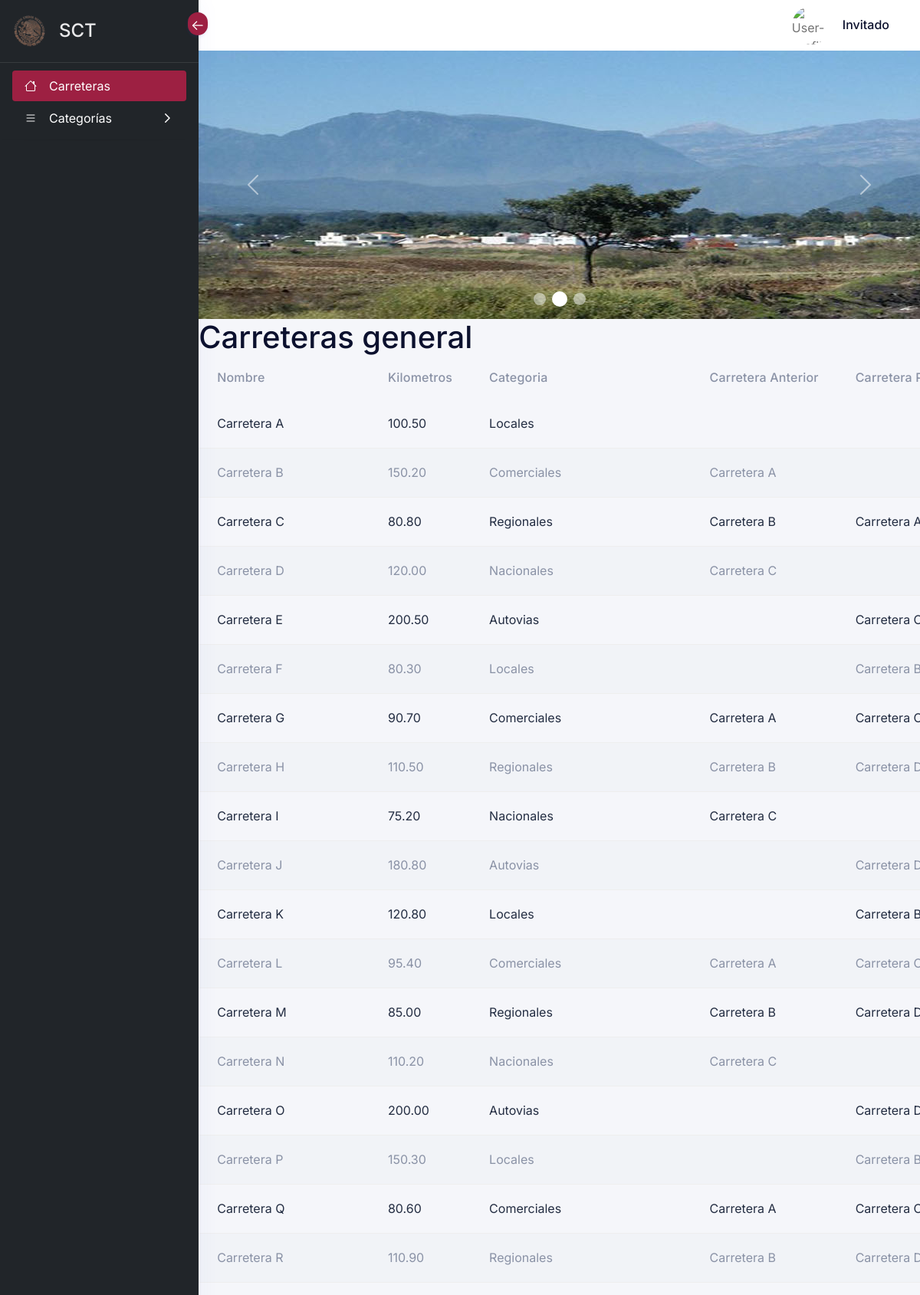
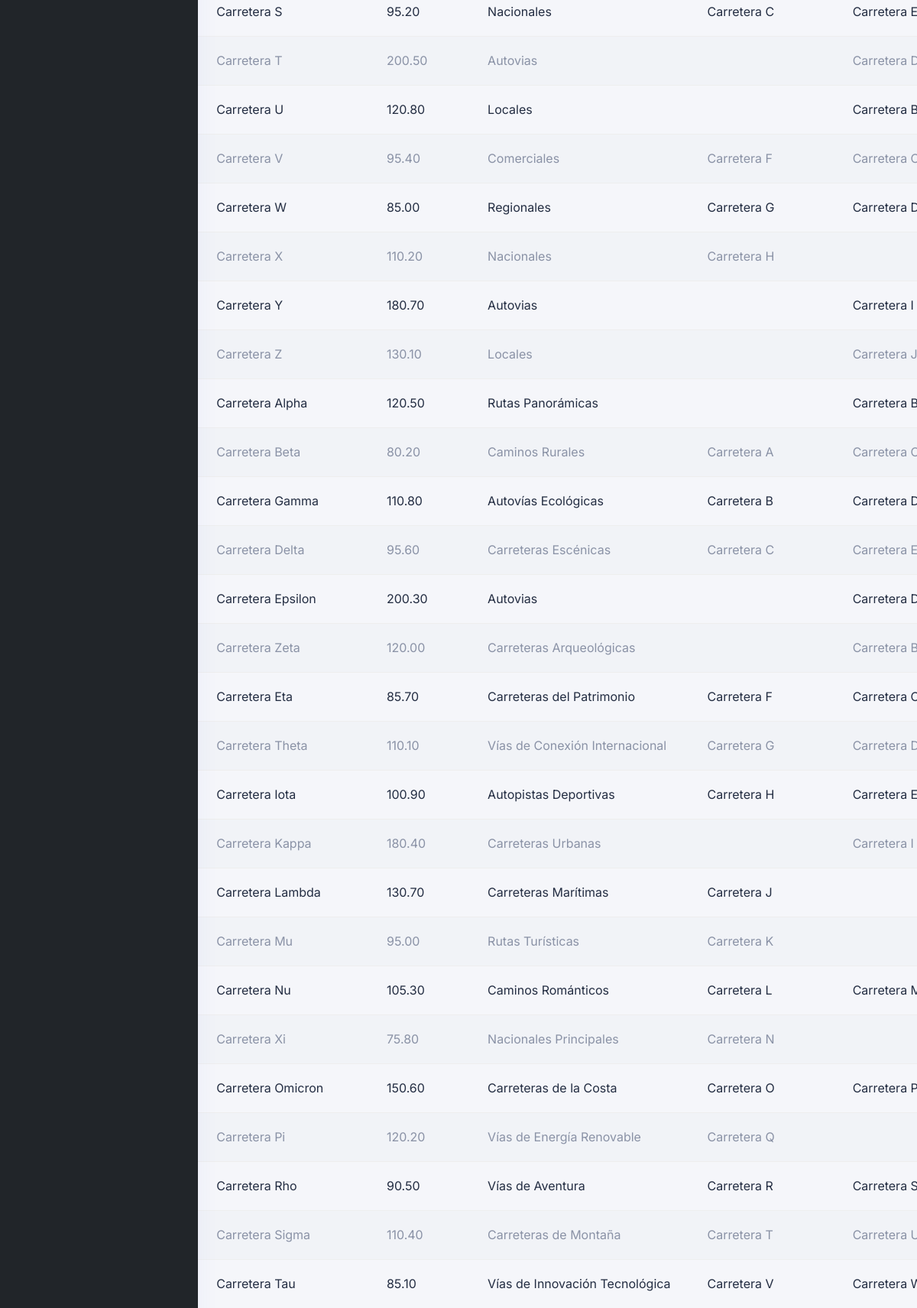
The page / (upper part) on the database its author committed (2 pictures, top to bottom).
### tables this page shows
CREATE TABLE carreteras (
    id_Carretera INT AUTO_INCREMENT PRIMARY KEY,
    Nombre VARCHAR(255) NOT NULL,
    Kilometros DECIMAL(10, 2) NOT NULL,
    Categoria_id INT NOT NULL,
    Carretera_Anterior INT,
    Carretera_Posterior INT,
    status int default 1,
    FOREIGN KEY (Categoria_id) REFERENCES categorias(id_Categoria),
    FOREIGN KEY (Carretera_Anterior) REFERENCES carreteras(id_Carretera),
    FOREIGN KEY (Carretera_Posterior) REFERENCES carreteras(id_Carretera)
);

CREATE TABLE categorias (
    id_Categoria INT AUTO_INCREMENT PRIMARY KEY,
    Nombre VARCHAR(255) NOT NULL
);

### core/controller/Layout.php (called while the page is built)
<?php
class Module {
	public static function loadLayout(){
		include "core/app/layouts/layout.php";
	}
}
?>

### core/controller/Lb.php (called while the page is built, shortened)
<?php
class Lb {
	public function start(){
		include "core/app/init.php";
	}
}
?>

### index.php (called while the page is built, shortened)
<?php
$lb = new Lb();
$lb->start();
?>

### core/controller/Model.php (called while the page is built, shortened)
<?php
class Model {
	public static function exists($modelname){
		$fullpath = self::getFullpath($modelname);
		$found=false;
		if(file_exists($fullpath)){
			$found = true;
		}
		return $found;
	}
	public static function getFullpath($modelname){
		return "core/app/model/".$modelname.".php";
	}
	public static function many($query,$aclass){
		$cnt = 0;
		$array = array();
		while($r = $query->fetch_array()){
			$array[$cnt] = new $aclass;
			$cnt2=1;
			foreach ($r as $key => $v) {
				if($cnt2>0 && $cnt2%2==0){
					$array[$cnt]->$key = $v;
				}
				$cnt2++;
			}
			$cnt++;
		}
		return $array;
	}
}
?>

### core/controller/Executor.php (called while the page is built, shortened)
<?php
class Executor {
	public static function doit($sql){
		$con = Database::getCon();
		return array($con->query($sql),$con->insert_id);
	}
}
?>

### core/app/model/CarreterasData.php (called while the page is built, shortened)
<?php
class CarreterasData extends Extra{
	public static function getAll(){
		$sql = "select
				c.Nombre AS Carretera,
				c.Kilometros AS Kilometros,
				cat.Nombre AS Categoria,
				ca.Nombre AS Carretera_Anterior,
				cp.Nombre AS Carretera_Posterior
			FROM
				carreteras c
			LEFT JOIN categorias cat ON c.Categoria_id = cat.id_Categoria
			LEFT JOIN carreteras ca ON c.Carretera_Anterior = ca.id_Carretera
			LEFT JOIN carreteras cp ON c.Carretera_Posterior = cp.id_Carretera
			where c.status=1;";
		$query = Executor::doit($sql);
		return Model::many($query[0],new CarreterasData());
	}
}
?>

### core/app/view/index-view.php (the view, shortened to what this page needs)
<?php
    if(isset($_GET["opt"]) && $_GET["opt"] == "locales"){
        $listaCarreteras_locales = CarreterasData::getByCat(1);
?>
<p class="h1">Carreteras locales</p>
<div class="bd-example table-responsive">
        <table class="table table-striped">
            <thead>
            <tr>
                <th scope="col">Nombre</th>
                <th scope="col">Kilometros</th>
                <th scope="col">Categoria</th>
                <th scope="col">Carretera anterior</th>
                <th scope="col">Carretera posterior</th>
            </tr>
            </thead>
            <tbody>
            <?php
		        foreach ($listaCarreteras_locales as $key => $row) {
		    ?>
            <tr>
                <td><?php echo $row->Carretera; ?></td>
                <td><?php echo $row->Kilometros; ?></td>
                <td><?php echo $row->Categoria; ?></td>
                <td><?php echo $row->Carretera_Anterior; ?></td>
                <td><?php echo $row->Carretera_Posterior; ?></td>
                <td><a href="./?view=tramo&opt=tramos&Carretera=<?php echo $row->Carretera;?>" class="btn btn-outline-gray btn-sm"><i class="fa fa-pencil"></i> Tramos </a> </td>
                <td><a href="./?view=confluye&opt=confluye&Carretera=<?php echo $row->Carretera;?>" class="btn btn-outline-gray btn-sm"><i class="fa fa-pencil"></i> Confluye </a> </td>
            </tr>
            <?php
                }
            ?>
            </tbody>
        </table>
</div>
<?php
    } else {
?>
<?php
    $listaCarreteras = CarreterasData::getAll();
?>
<div class="bd-example">
            <div id="carouselExampleCaptions" class="carousel slide" data-bs-ride="carousel">
                <div class="carousel-indicators">
                    <button type="button" data-bs-target="#carouselExampleCaptions" data-bs-slide-to="0" class="" aria-label="Slide 1"></button>
                    <button type="button" data-bs-target="#carouselExampleCaptions" data-bs-slide-to="1" aria-label="Slide 2" class="active" aria-current="true"></button>
                    <button type="button" data-bs-target="#carouselExampleCaptions" data-bs-slide-to="2" aria-label="Slide 3" class=""></button>
                </div>
                <div class="carousel-inner">
                    <div class="carousel-item active">
                       <img src="imagenes/carros2.jpg">
                        <div class="carousel-caption d-none d-md-block">
                        </div>
                    </div>
                </div>
                <button class="carousel-control-prev" type="button" data-bs-target="#carouselExampleCaptions" data-bs-slide="prev">
                    <span class="carousel-control-prev-icon" aria-hidden="true"></span>
                </button>
                <button class="carousel-control-next" type="button" data-bs-target="#carouselExampleCaptions" data-bs-slide="next">
                    <span class="carousel-control-next-icon" aria-hidden="true"></span>
                </button>
            </div>
        </div>
<p class="h1">Carreteras general</p>
<div class="bd-example table-responsive">
        <table class="table table-striped">
            <thead>
            <tr>
                <th scope="col">Nombre</th>
                <th scope="col">Kilometros</th>
                <th scope="col">Categoria</th>
                <th scope="col">Carretera anterior</th>
                <th scope="col">Carretera posterior</th>
            </tr>
            </thead>
            <tbody>
            <?php
                foreach ($listaCarreteras as $key => $row) {
            ?>
                    <tr>
                        <td><?php echo $row->Carretera; ?></td>
                        <td><?php echo $row->Kilometros; ?></td>
                        <td><?php echo $row->Categoria; ?></td>
                        <td><?php echo $row->Carretera_Anterior; ?></td>
                        <td><?php echo $row->Carretera_Posterior; ?></td>
                    </tr>
            <?php
                }
            ?>
            </tbody>
        </table>
</div>
<?php
    }
?>

### rows shown on the page
carreteras: Nombre "Carretera A", Kilometros "100.50", Categoria.Nombre "Locales"
carreteras: Nombre "Carretera B", Kilometros "150.20", Categoria.Nombre "Comerciales", Carretera_Anterior.Nombre "Carretera A"
carreteras: Nombre "Carretera C", Kilometros "80.80", Categoria.Nombre "Regionales", Carretera_Anterior.Nombre "Carretera B", Carretera_Posterior.Nombre "Carretera…"
carreteras: Nombre "Carretera D", Kilometros "120.00", Categoria.Nombre "Nacionales", Carretera_Anterior.Nombre "Carretera C"
carreteras: Nombre "Carretera E", Kilometros "200.50", Categoria.Nombre "Autovias", Carretera_Posterior.Nombre "Carretera…"
carreteras: Nombre "Carretera F", Kilometros "80.30", Categoria.Nombre "Locales", Carretera_Posterior.Nombre "Carretera…"
carreteras: Nombre "Carretera G", Kilometros "90.70", Categoria.Nombre "Comerciales", Carretera_Anterior.Nombre "Carretera A", Carretera_Posterior.Nombre "Carretera…"
carreteras: Nombre "Carretera H", Kilometros "110.50", Categoria.Nombre "Regionales", Carretera_Anterior.Nombre "Carretera B", Carretera_Posterior.Nombre "Carretera…"
carreteras: Nombre "Carretera I", Kilometros "75.20", Categoria.Nombre "Nacionales", Carretera_Anterior.Nombre "Carretera C"
carreteras: Nombre "Carretera J", Kilometros "180.80", Categoria.Nombre "Autovias", Carretera_Posterior.Nombre "Carretera…"
carreteras: Nombre "Carretera K", Kilometros "120.80", Categoria.Nombre "Locales", Carretera_Posterior.Nombre "Carretera…"
carreteras: Nombre "Carretera L", Kilometros "95.40", Categoria.Nombre "Comerciales", Carretera_Anterior.Nombre "Carretera A", Carretera_Posterior.Nombre "Carretera…"
carreteras: Nombre "Carretera M", Kilometros "85.00", Categoria.Nombre "Regionales", Carretera_Anterior.Nombre "Carretera B", Carretera_Posterior.Nombre "Carretera…"
carreteras: Nombre "Carretera N", Kilometros "110.20", Categoria.Nombre "Nacionales", Carretera_Anterior.Nombre "Carretera C"
carreteras: Nombre "Carretera O", Kilometros "200.00", Categoria.Nombre "Autovias", Carretera_Posterior.Nombre "Carretera…"
carreteras: Nombre "Carretera P", Kilometros "150.30", Categoria.Nombre "Locales", Carretera_Posterior.Nombre "Carretera…"
carreteras: Nombre "Carretera Q", Kilometros "80.60", Categoria.Nombre "Comerciales", Carretera_Anterior.Nombre "Carretera A", Carretera_Posterior.Nombre "Carretera…"
carreteras: Nombre "Carretera R", Kilometros "110.90", Categoria.Nombre "Regionales", Carretera_Anterior.Nombre "Carretera B", Carretera_Posterior.Nombre "Carretera…"
carreteras: Nombre "Carretera S", Kilometros "95.20", Categoria.Nombre "Nacionales", Carretera_Anterior.Nombre "Carretera C", Carretera_Posterior.Nombre "Carretera E"
carreteras: Nombre "Carretera T", Kilometros "200.50", Categoria.Nombre "Autovias", Carretera_Posterior.Nombre "Carretera…"
carreteras: Nombre "Carretera U", Kilometros "120.80", Categoria.Nombre "Locales", Carretera_Posterior.Nombre "Carretera…"
carreteras: Nombre "Carretera V", Kilometros "95.40", Categoria.Nombre "Comerciales", Carretera_Anterior.Nombre "Carretera F", Carretera_Posterior.Nombre "Carretera…"
carreteras: Nombre "Carretera W", Kilometros "85.00", Categoria.Nombre "Regionales", Carretera_Anterior.Nombre "Carretera G", Carretera_Posterior.Nombre "Carretera…"
carreteras: Nombre "Carretera X", Kilometros "110.20", Categoria.Nombre "Nacionales", Carretera_Anterior.Nombre "Carretera H"
carreteras: Nombre "Carretera Y", Kilometros "180.70", Categoria.Nombre "Autovias", Carretera_Posterior.Nombre "Carretera I"
carreteras: Nombre "Carretera Z", Kilometros "130.10", Categoria.Nombre "Locales", Carretera_Posterior.Nombre "Carretera J"
carreteras: Nombre "Carretera Alpha", Kilometros "120.50", Categoria.Nombre "Rutas Panorámicas", Carretera_Posterior.Nombre "Carretera…"
carreteras: Nombre "Carretera Beta", Kilometros "80.20", Categoria.Nombre "Caminos Rurales", Carretera_Anterior.Nombre "Carretera A", Carretera_Posterior.Nombre "Carretera…"
carreteras: Nombre "Carretera Gamma", Kilometros "110.80", Categoria.Nombre "Autovías Ecológicas", Carretera_Anterior.Nombre "Carretera B", Carretera_Posterior.Nombre "Carretera…"
carreteras: Nombre "Carretera Delta", Kilometros "95.60", Categoria.Nombre "Carreteras Escénicas", Carretera_Anterior.Nombre "Carretera C", Carretera_Posterior.Nombre "Carretera E"
carreteras: Nombre "Carretera Epsilon", Kilometros "200.30", Categoria.Nombre "Autovias", Carretera_Posterior.Nombre "Carretera…"
carreteras: Nombre "Carretera Zeta", Kilometros "120.00", Categoria.Nombre "Carreteras Arqueológicas", Carretera_Posterior.Nombre "Carretera…"
carreteras: Nombre "Carretera Eta", Kilometros "85.70", Categoria.Nombre "Carreteras del Patrimonio", Carretera_Anterior.Nombre "Carretera F", Carretera_Posterior.Nombre "Carretera…"
carreteras: Nombre "Carretera Theta", Kilometros "110.10", Categoria.Nombre "Vías de Conexión Internacional", Carretera_Anterior.Nombre "Carretera G", Carretera_Posterior.Nombre "Carretera…"
carreteras: Nombre "Carretera Iota", Kilometros "100.90", Categoria.Nombre "Autopistas Deportivas", Carretera_Anterior.Nombre "Carretera H", Carretera_Posterior.Nombre "Carretera E"
carreteras: Nombre "Carretera Kappa", Kilometros "180.40", Categoria.Nombre "Carreteras Urbanas", Carretera_Posterior.Nombre "Carretera I"
carreteras: Nombre "Carretera Lambda", Kilometros "130.70", Categoria.Nombre "Carreteras Marítimas", Carretera_Anterior.Nombre "Carretera J"
carreteras: Nombre "Carretera Mu", Kilometros "95.00", Categoria.Nombre "Rutas Turísticas", Carretera_Anterior.Nombre "Carretera K"
carreteras: Nombre "Carretera Nu", Kilometros "105.30", Categoria.Nombre "Caminos Románticos", Carretera_Anterior.Nombre "Carretera L", Carretera_Posterior.Nombre "Carretera…"
carreteras: Nombre "Carretera Xi", Kilometros "75.80", Categoria.Nombre "Nacionales Principales", Carretera_Anterior.Nombre "Carretera N"
carreteras: Nombre "Carretera Omicron", Kilometros "150.60", Categoria.Nombre "Carreteras de la Costa", Carretera_Anterior.Nombre "Carretera O", Carretera_Posterior.Nombre "Carretera…"
carreteras: Nombre "Carretera Pi", Kilometros "120.20", Categoria.Nombre "Vías de Energía Renovable", Carretera_Anterior.Nombre "Carretera Q"
carreteras: Nombre "Carretera Rho", Kilometros "90.50", Categoria.Nombre "Vías de Aventura", Carretera_Anterior.Nombre "Carretera R", Carretera_Posterior.Nombre "Carretera…"
carreteras: Nombre "Carretera Sigma", Kilometros "110.40", Categoria.Nombre "Carreteras de Montaña", Carretera_Anterior.Nombre "Carretera T", Carretera_Posterior.Nombre "Carretera…"
carreteras: Nombre "Carretera Tau", Kilometros "85.10", Categoria.Nombre "Vías de Innovación Tecnológica", Carretera_Anterior.Nombre "Carretera V", Carretera_Posterior.Nombre "Carretera…"
